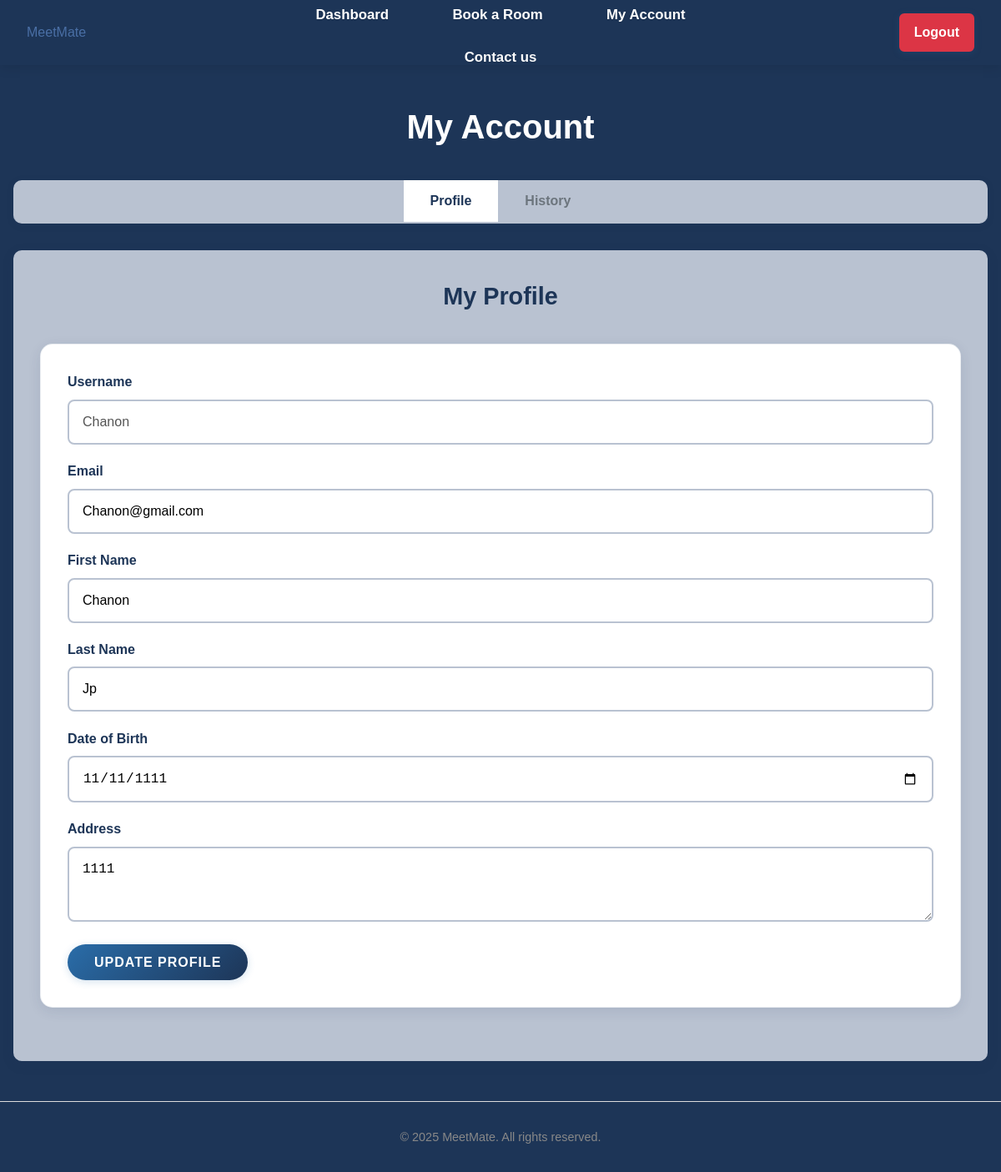
Screenshot of /my_account (signed in) with the database file from the repository.
### tables this page shows
CREATE TABLE users (
                id INTEGER PRIMARY KEY AUTOINCREMENT,
                username TEXT NOT NULL UNIQUE,
                email TEXT NOT NULL UNIQUE,
                password TEXT NOT NULL,
                firstname TEXT,
                lastname TEXT,
                dob TEXT,
                address TEXT,
                role TEXT DEFAULT 'user'
            );

### app.py (the view, shortened to what this page needs)
@app.route('/my_account', methods=['GET', 'POST'])
@login_required
def my_account():
    connection = get_database_connection()
    cursor = connection.cursor()
    user_id = session['user_id']
    user = get_user_by_id(user_id)
    if not user:
        flash('User not found', 'error')
        return redirect(url_for('logout'))
    now = datetime.now()
    current_date = now.date()
    current_time = now.time()
    from datetime import date, timedelta
    today = date.today()
    today_str = today.strftime('%Y-%m-%d')
    today_date = today.strftime('%B %d, %Y')
    tomorrow = today + timedelta(days=1)
    next_week = today + timedelta(days=7)
    tomorrow_str = tomorrow.strftime('%Y-%m-%d')
    next_week_str = next_week.strftime('%Y-%m-%d')
    cursor.execute('''
        SELECT
            b.id,
            b.date,
            b.time_start,
            b.time_end,
            b.notes,
            r.name as room_name,
            r.location as room_location
        FROM bookings b
        JOIN rooms r ON b.room_id = r.id
        WHERE b.user_id = ? AND b.date = ?
        ORDER BY b.time_start
    ''', (user_id, today_str))
    user_today_bookings = []
    for row in cursor.fetchall():
        booking = dict(row)
        booking_date = date.fromisoformat(booking['date'])
        booking_start_time = time.fromisoformat(booking['time_start'] + ':00' if len(booking['time_start']) == 5 else booking['time_start'])
        if booking_date == current_date:
            booking['can_cancel'] = current_time < booking_start_time
            booking['status'] = 'Complete' if current_time >= booking_start_time else None
        else:
            booking['can_cancel'] = True
            booking['status'] = None
        user_today_bookings.append(booking)
    cursor.execute('''
        SELECT
            b.id,
            b.date,
            b.time_start,
            b.time_end,
            b.notes,
            r.name as room_name,
            r.location as room_location
        FROM bookings b
        JOIN rooms r ON b.room_id = r.id
        WHERE b.user_id = ? AND b.date >= ? AND b.date <= ?
        ORDER BY b.date, b.time_start
        LIMIT 10
    ''', (user_id, tomorrow_str, next_week_str))
    user_upcoming_bookings = []
    for row in cursor.fetchall():
        booking = dict(row)
        booking_date = date.fromisoformat(booking['date'])
        booking['formatted_date'] = booking_date.strftime('%a, %b %d')
        booking['can_cancel'] = True
        booking['status'] = None
        user_upcoming_bookings.append(booking)
    user_bookings = get_user_bookings(user_id)
    for booking in user_bookings:
        booking_date = date.fromisoformat(booking['date'])
        booking_start_time = time.fromisoformat(booking['time_start'] + ':00' if len(booking['time_start']) == 5 else booking['time_start'])
        if booking_date > current_date:
            booking['can_cancel'] = True
            booking['status'] = 'Confirmed'
        elif booking_date == current_date:
            booking['can_cancel'] = current_time < booking_start_time
            booking['status'] = 'Complete' if current_time >= booking_start_time else 'Confirmed'
        else:
            booking['can_cancel'] = False
            booking['status'] = 'Complete'
    connection.close()
    return render_template('my_account.html',
                         user=user,
                         today_date=today_date,
                         user_today_bookings=user_today_bookings,
                         user_upcoming_bookings=user_upcoming_bookings,
                         bookings=user_bookings)

### app.py (called while the page is built)
def get_database_path():
    app_directory = app.root_path
    instance_directory = os.path.join(app_directory, 'instance')
    os.makedirs(instance_directory, exist_ok=True)
    database_path = os.path.join(instance_directory, 'meetmate.db')
    return database_path

def get_database_connection():
    db_path = get_database_path()
    connection = sqlite3.connect(db_path)
    connection.row_factory = sqlite3.Row
    return connection

def get_user_by_id(user_id):
    connection = get_database_connection()
    cursor = connection.cursor()
    cursor.execute("SELECT * FROM users WHERE id = ?", (user_id,))
    user = cursor.fetchone()
    connection.close()
    if user:
        return dict(user)
    return None

def get_user_bookings(user_id):
    connection = get_database_connection()
    cursor = connection.cursor()
    cursor.execute('''
        SELECT
            b.id,
            b.date,
            b.time_start,
            b.time_end,
            b.notes,
            r.name as room_name,
            r.location as room_location
        FROM bookings b
        JOIN rooms r ON b.room_id = r.id
        WHERE b.user_id = ?
        ORDER BY b.date, b.time_start
    ''', (user_id,))
    bookings = cursor.fetchall()
    connection.close()
    return [dict(booking) for booking in bookings]

def login_required(f):
    @wraps(f)
    def decorated_function(*args, **kwargs):
        if 'user_id' not in session:
            flash('Please login to access this page', 'error')
            return redirect(url_for('login'))
        user = get_user_by_id(session['user_id'])
        if not user:
            session.clear()
            flash('Your account is no longer valid. Please login again.', 'warning')
            return redirect(url_for('login'))
        return f(*args, **kwargs)
    return decorated_function

### templates/my_account.html (shortened to what this page needs)
{% extends "base.html" %}
{% block content %}
<div class="admin-dashboard">
    <h1>My Account</h1>
      <div class="admin-tabs">
        <button class="tab-btn active" data-tab="profile-tab">Profile</button>
        <button class="tab-btn" data-tab="history-tab">History</button>
    </div>      <div class="tab-content">
        <div id="profile-tab" class="tab-pane active">
            <div class="section-header">
                <h2>My Profile</h2>
            </div>
            <div class="profile-form">
                <form method="POST" action="{{ url_for('profile') }}" class="form">
                    <div class="form-group">
                        <label for="username">Username</label>
                        <input type="text" id="username" value="{{ user.username }}" disabled>
                    </div>
                    <div class="form-group">
                        <label for="email">Email</label>
                        <input type="email" id="email" name="email" value="{{ user.email }}" required>
                    </div>
                    <div class="form-group">
                        <label for="firstname">First Name</label>
                        <input type="text" id="firstname" name="firstname" value="{{ user.firstname or '' }}">
                    </div>
                    <div class="form-group">
                        <label for="lastname">Last Name</label>
                        <input type="text" id="lastname" name="lastname" value="{{ user.lastname or '' }}">
                    </div>
                    <div class="form-group">
                        <label for="dob">Date of Birth</label>
                        <input type="date" id="dob" name="dob" value="{{ user.dob or '' }}">
                    </div>
                    <div class="form-group">
                        <label for="address">Address</label>
                        <textarea id="address" name="address" rows="3">{{ user.address or '' }}</textarea>
                    </div>
                    <div class="form-actions">
                        <button type="submit" class="btn btn-primary">Update Profile</button>
                    </div>
                </form>
            </div>
        </div>
    </div>
</div>
{% endblock %}

### static/css/style.css (style rules this page uses)
body { font-family: Arial, sans-serif; line-height: 1.6; color: #333; background-color: #1d3557; margin: 0; padding: 0; }
h1, h2, h3, h4, h5, h6 { margin-bottom: 1rem; font-weight: bold; }
.btn { display: inline-block; padding: 0.4rem 1.5rem; background-color: #2a6da9; color: white; border: none; border-radius: 25px; cursor: pointer; font-size: 1rem; font-weight: 600; text-decoration: none; box-shadow: 0 2px 10px rgba(42, 109, 169, 0.2); }
.btn-primary { background-color: #2563eb; color: white; padding: 1rem 2.5rem; border-radius: 8px; font-weight: 600; text-transform: uppercase; letter-spacing: 1px; border: none; cursor: pointer; text-decoration: none; display: inline-block; font-size: 1rem; }
.form-group label { display: block; margin-bottom: 0.5rem; font-weight: bold; }
.form-group input, .form-group select, .form-group textarea { width: 100%; padding: 0.75rem; border: 1px solid #ddd; border-radius: 4px; font-size: 1rem; box-sizing: border-box; }
.booking-form, .profile-form { background-color: #b9c2d1; padding: 2rem; border-radius: 15px; box-shadow: 0 4px 15px rgba(29, 53, 87, 0.1); margin-bottom: 2rem; border: 1px solid rgba(185, 194, 209, 0.3); }
.admin-dashboard { padding: 0rem 0; background-color: #1d3557; min-height: calc(100vh - 200px); }
.admin-dashboard h1 { color: white; font-size: 2.5rem; font-weight: 700; margin-bottom: 2rem; text-align: center; }
.admin-tabs { margin-bottom: 2rem; border-bottom: 2px solid #b9c2d1; background-color: #b9c2d1; border-radius: 10px; overflow: hidden; box-shadow: 0 2px 10px rgba(29, 53, 87, 0.1); display: flex; justify-content: center; }
.tab-btn { background: #b9c2d1; border: none; padding: 1rem 2rem; cursor: pointer; font-size: 1rem; font-weight: 600; color: #6c757d; }
.tab-btn.active { color: #1d3557; background-color: white; border-bottom-color: #2a6da9; }
.tab-content { background-color: #b9c2d1; border-radius: 10px; box-shadow: 0 4px 15px rgba(29, 53, 87, 0.1); overflow: hidden; }
.tab-pane { display: none; padding: 2rem; }
.tab-pane.active { display: block; }
.section-header { margin-bottom: 1rem; text-align: center; border-bottom: 2px solid #b9c2d1; padding-bottom: 1rem; }
.section-header h2 { color: #1d3557; margin: 0; font-size: 1.8rem; font-weight: 600; }
.profile-form { background-color: white; padding: 2rem; border-radius: 15px; box-shadow: 0 4px 15px rgba(29, 53, 87, 0.1); border: 1px solid rgba(185, 194, 209, 0.3); }
.form-group input, .form-group textarea, .form-group select { width: 100%; margin-bottom: 1.2rem; padding: 1rem; border: 2px solid #b9c2d1; border-radius: 8px; font-size: 1rem; background-color: white; }
.form-group label { display: block; margin-bottom: 0.5rem; color: #1d3557; font-weight: 600; }
.form-actions { display: flex; justify-content: space-between; align-items: center; gap: 1rem; }
.form-actions .btn { padding: 0.8rem 2rem; font-size: 1rem; font-weight: 600; border-radius: 25px; text-decoration: none; display: inline-flex; align-items: center; gap: 0.5rem; }
.form-actions .btn-primary { background: linear-gradient(135deg, #2a6da9 0%, #1d3557 100%); color: white; border: none; }

### rows the page displays
users: username "Chanon", email "Chanon@gmail.com", firstname "Chanon", lastname "Jp", dob "11/11/1111", address "1111"
